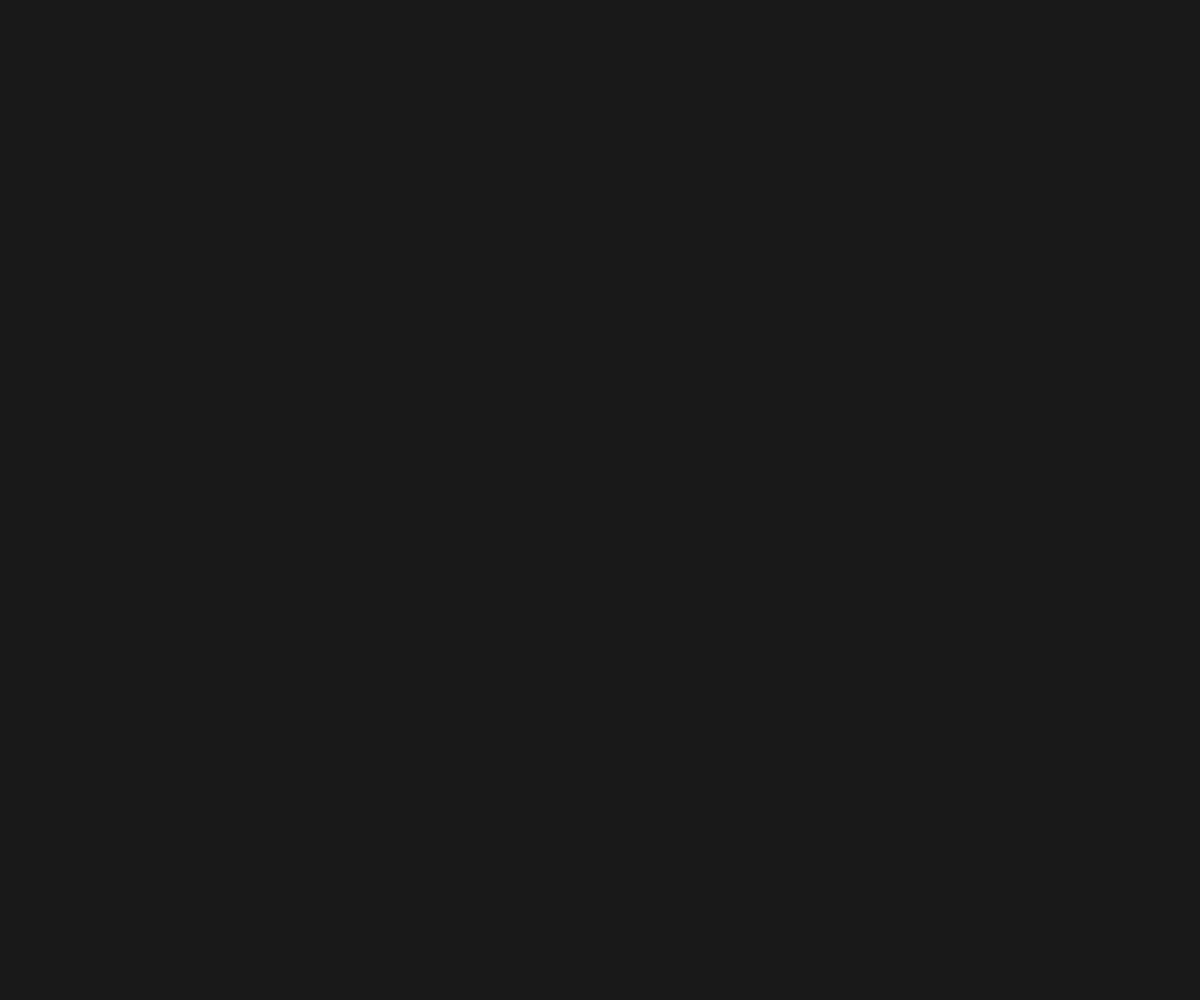
Frame 1 (no input)
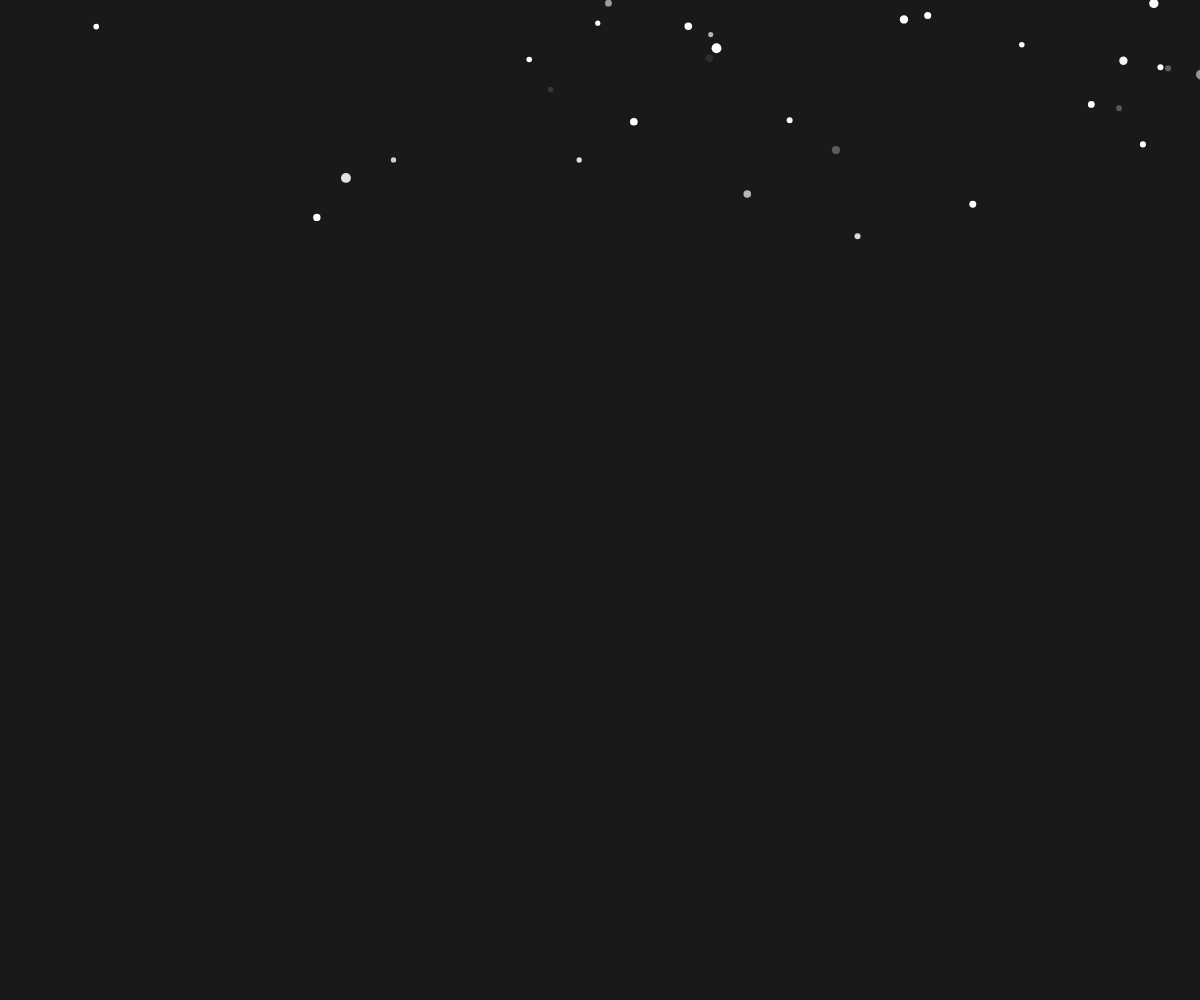
Frame 60 (no input)
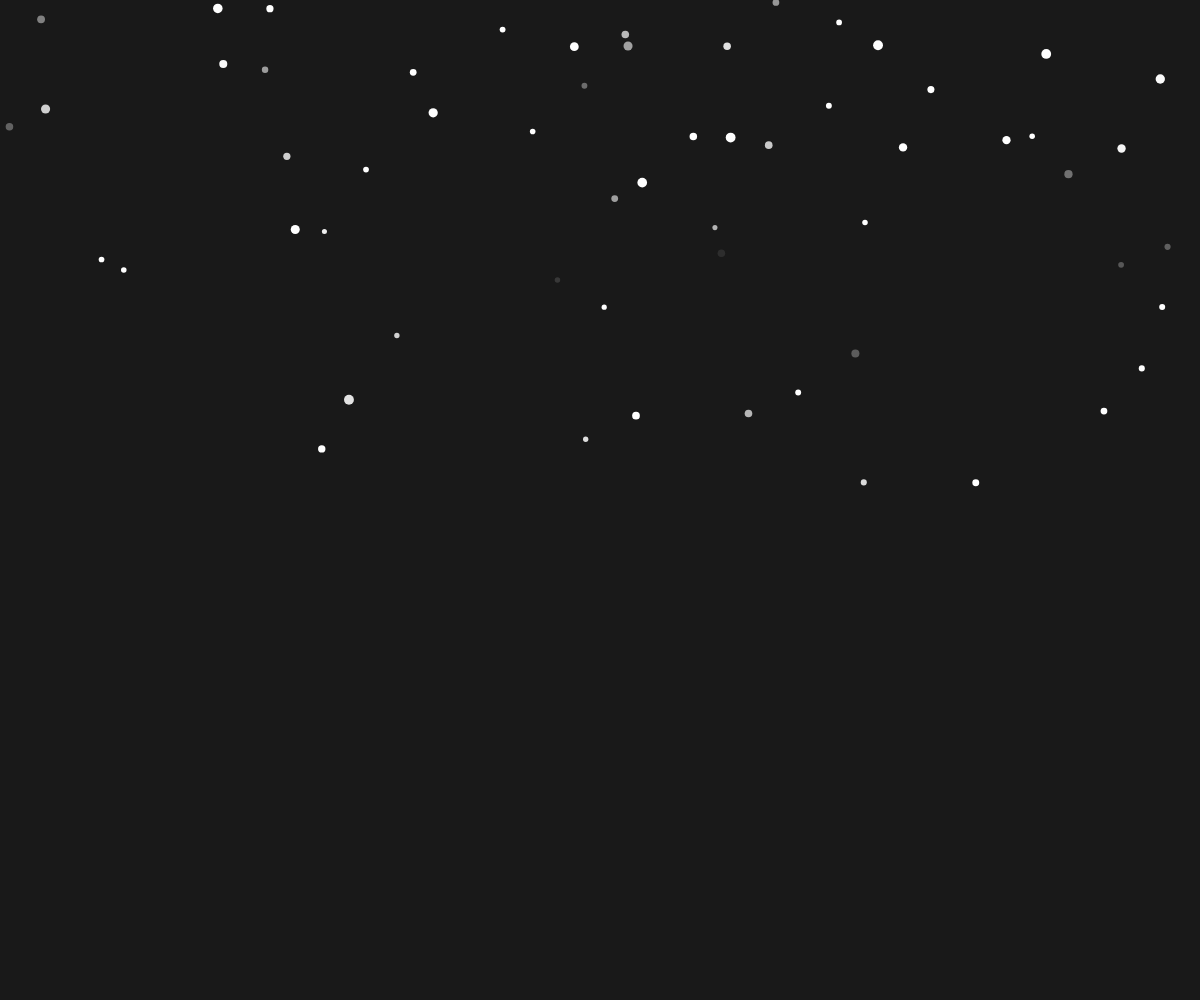
Frame 120 (the mouse pressed at the canvas centre since frame 60)

The p5.js sketch that drew these frames (run headless with seeded random() and noise() and a simulated clock; from frame 60 on, the mouse is pressed at the canvas centre):

// p5.js sketch
// ── sketch.js
var snow = [];
var snowBank;
var timer;
var killedParticles = 0;

function setup() {
    createCanvas(windowWidth,windowHeight);

    snowBank = new snowBank();
    timer = new textEngine(windowHeight/2,windowWidth/2);
}

function draw() {
    background(25);

    timer.update();
    timer.draw();
    
    snowBank.update();
    snowBank.draw();

    for (let i = snow.length - 1; i >= 0; i--) {
        snow[i].update();
        snow[i].draw();

        if (snow[i].pos.y > windowHeight) {
            snow.splice(i, 1);
            killedParticles++;
        }
    }

    if (frameCount % 2) {
        snow.push(new particle());
    }
}

function windowResized() {
    resizeCanvas(windowWidth, windowHeight);
}

function textEngine(x,y) {

    this.pos = createVector(x,y);

    this.draw = function () {
        textSize(30);
        fill(255);
        text("",this.pos.x,this.pos.y);
    }

    this.update = function() {

    }
}

function snowBank() {
    this.size = killedParticles / 100;

    this.draw = function () {
        noStroke();
        fill('rgba(255,255,255,1)');
        rect(0, windowHeight - this.size, windowWidth, this.size);
        // fill('rgba(255,255,255,0.66)');
        // rect(0, windowHeight - this.size + 15, windowWidth, this.size);
        // fill('rgba(255,255,255,1)');
        // rect(0, windowHeight - this.size + 40, windowWidth, this.size);
    }

    this.update = function () {
        this.size = killedParticles / 100;
    }
}


function particle() {

    this.pos = createVector(0,0);
    this.isSpeedChange = false;

    this.pos.x = random(windowWidth);
    this.size = random(5,10);
    this.speed = random(1,5);
    this.roffset = random(0,100);

    this.hspeed = 0;

    this.transparency = Math.abs((3 - this.speed) / 2) + (this.roffset / 100);
    this.color = color('rgba(255,255,255,' + this.transparency + ')'); 

    this.draw = function () {
        noStroke();
        fill(this.color);
        ellipse(this.pos.x,this.pos.y,this.size);
    }

    this.update = function () {
        if (random(0,200) > 180) {
            this.isSpeedChange = true;
        } else {
            this.isSpeedChange = false;
        }

        this.roffset = random(-100,100);

        if (this.isSpeedChange) {
            this.speed += ((sin((frameCount + this.roffset) / 50) / 10) / 2);
            this.hspeed += ((sin((frameCount + this.roffset) / 50) / 10) / 2);
        }
        
        this.pos.y += this.speed;
        this.pos.x += this.hspeed;

        if (this.pos.y > windowHeight - snowBank.size - 30) {
            if (this.transparency <= 0.01) {
                this.transparency = 0;
            } else {
                this.transparency -= 0.01 * (this.transparency * 10);
            }
        }
        

        this.color = color('rgba(255,255,255,' + this.transparency + ')'); 
    }
}
